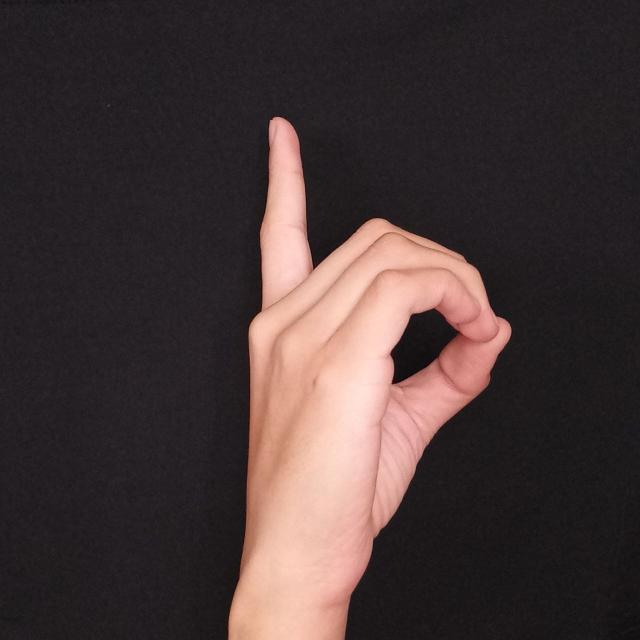
#> input picture Images/D.jpg, 1280 x 1280 px, given in place of D.jpeg, which was not available (shown at 1/2 size)
$ python etiquetadoY.py
#> lines starting #> are read from the running program, lines starting #| are printed output that depends on the picture; after the words box and inside, x2 and y2 are one past the last pixel; in counts of white or black regions, pixels touching at a corner belong together; pictures that were not available may be replaced by others from this repository, and a replacement may not be noted
#> further down, imagen is the input picture: shape (1280, 1280, 3); mean B, G, R 55.1, 55.6, 69.5
# Librerias
import cv2 as cv
import numpy as np


# Comienza algoritmo
def algoritmo_region_bordes(imagen):
    # Filtro de conservación de bordes y eliminación de ruido
    im_ruido = cv.pyrMeanShiftFiltering(imagen,sp=30,sr=50)
    tamanio_imagen('Imagen sin ruido')
    cv.imshow('Imagen sin ruido', im_ruido)

    # Escala de grises
    im_gris = cv.cvtColor(im_ruido, cv.COLOR_BGR2GRAY)

    # Binarización | Binarización de Otsu
    ret, im_binaria = cv.threshold(im_gris, 0, 255, cv.THRESH_BINARY | cv.THRESH_OTSU)
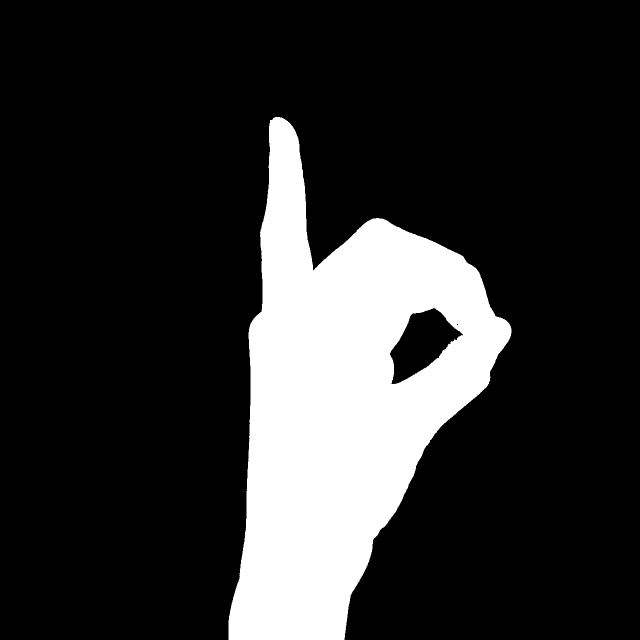
#> im_binaria: shape (1280, 1280) (shown at 1/2 size); 18.2% white; 2 white regions (1 under 20 px), largest, box (x1, y1, x2, y2) and area: (457, 234, 1023, 1280) 298424
#> ret = 111
    tamanio_imagen('Imagen binarizada')
    cv.imshow('Imagen binarizada', im_binaria)

    # Operaciones morfologicas
    kernel = cv.getStructuringElement(cv.MORPH_RECT, (3, 3))
    apertura = cv.morphologyEx(im_binaria, cv.MORPH_OPEN, kernel=kernel, iterations=2)
#> apertura: shape (1280, 1280); 18.2% white; 1 white region, box (x1, y1, x2, y2) and area: (457, 234, 1023, 1280) 298382
    dilatacion = cv.dilate(apertura, kernel, iterations=3)
#> dilatacion: shape (1280, 1280); 18.9% white; 1 white region, box (x1, y1, x2, y2) and area: (454, 231, 1026, 1280) 309826
    tamanio_imagen('Imagen dilatada')
    cv.imshow("Imagen dilatada", dilatacion)

    # Umbralización técnica de segmentación
    th, im_umbral = cv.threshold(apertura, 80, 150, cv.THRESH_BINARY_INV);
    tamanio_imagen('Imagen umbralizada')
    cv.imshow("Imagen umbralizada", im_umbral)

    # Copia de la imagen umbralizada
    im_umbral_copia = im_umbral.copy()
    tamanio_imagen('Imagen segmentada inundada')
    cv.imshow("Imagen segmentada inundada", im_umbral_copia)

    # Mascara para rellenar con 2 pixeles mayores a la imagen
    a, l = im_umbral.shape[:2]
#> a = 1280; l = 1280
    mascara = np.zeros((a+2, l+2), np.uint8)

    # Rellenando desde el punto (0, 0) al 255
    cv.floodFill(im_umbral_copia, mascara, (0,0), 255);
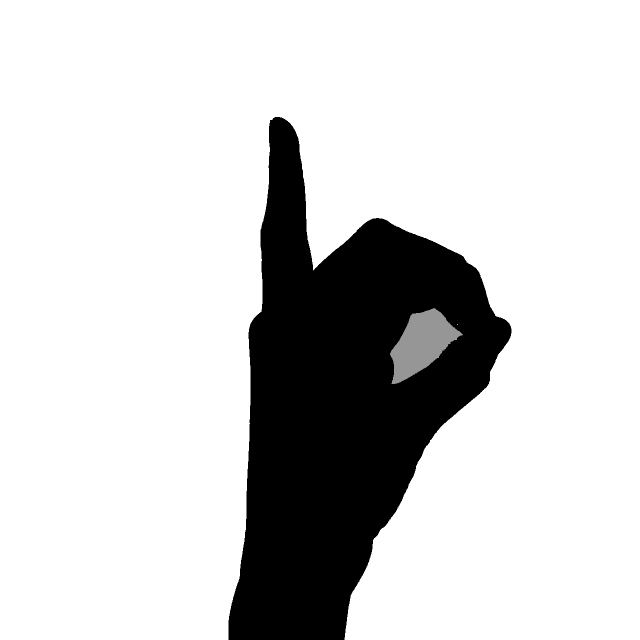
#> im_umbral_copia: shape (1280, 1280) (shown at 1/2 size); min 0, max 255, mean 207.8

    # Invertido del relleno de la imagen
    im_seg_inv = cv.bitwise_not(im_umbral_copia)
    tamanio_imagen('Imagen segmentada invertida')
    cv.imshow("Imagen segmentada invertida", im_seg_inv)

    # Combinación de imagenes para obtener imagen rellenada
    im_combinada = im_umbral | im_seg_inv
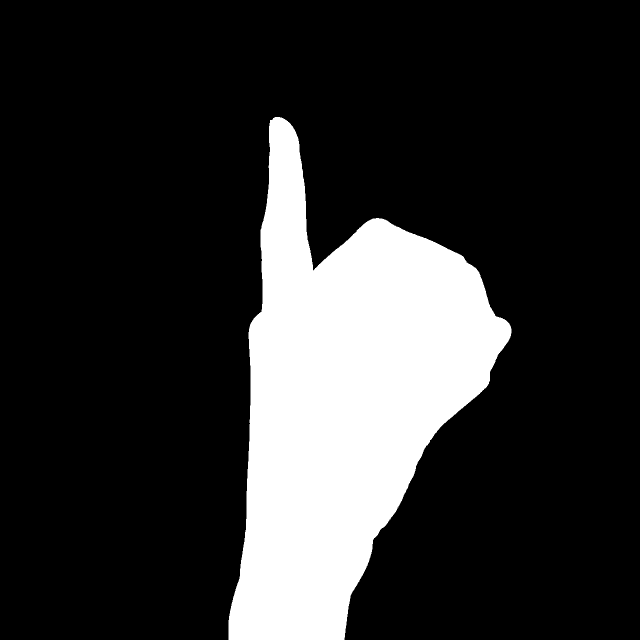
#> im_combinada: shape (1280, 1280) (shown at 1/2 size); values 150 (black) and 255 (white), 18.9% white; 1 white region, box (x1, y1, x2, y2) and area: (457, 234, 1023, 1280) 309992
    tamanio_imagen('Imagen combinada rellena')
    cv.imshow("Imagen combinada rellena", im_combinada)

    # Binarización de otsu
    ret, im_binaria2 = cv.threshold(im_combinada, 0, 255, cv.THRESH_BINARY | cv.THRESH_OTSU)
#> ret = 150
    tamanio_imagen('Imagen binaria rellena')
    cv.imshow('Imagen binaria rellena', im_binaria2)

    #Proceso de etiquetado de la imagen ---
    distancia = cv.distanceTransform(im_binaria2, cv.DIST_L2, 3)
    distancia_salida = cv.normalize(distancia, 0, 1.0, cv.NORM_MINMAX)
    # cv.imshow('distance-', dist_out * 50)--0.6,255
    ret, superficie = cv.threshold(distancia_salida, distancia_salida.max() * 0.3, 255, cv.THRESH_BINARY)
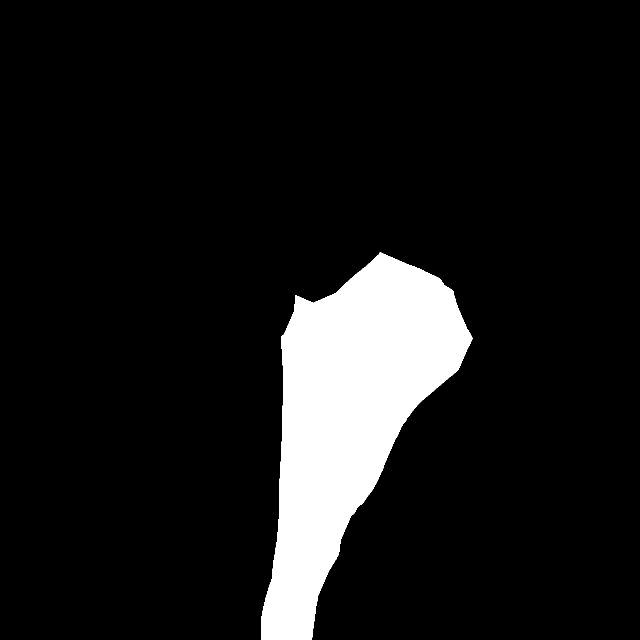
#> superficie: shape (1280, 1280) float32 (shown at 1/2 size); 9.8% white; 1 white region, box (x1, y1, x2, y2) and area: (522, 504, 945, 1280) 161186
#> ret = 0.00126

    # Marcadores de superficie a 8 bits
    superficie_8 = np.uint8(superficie)
    superficie_desconocida = cv.subtract(dilatacion, superficie_8)      #dilatacion
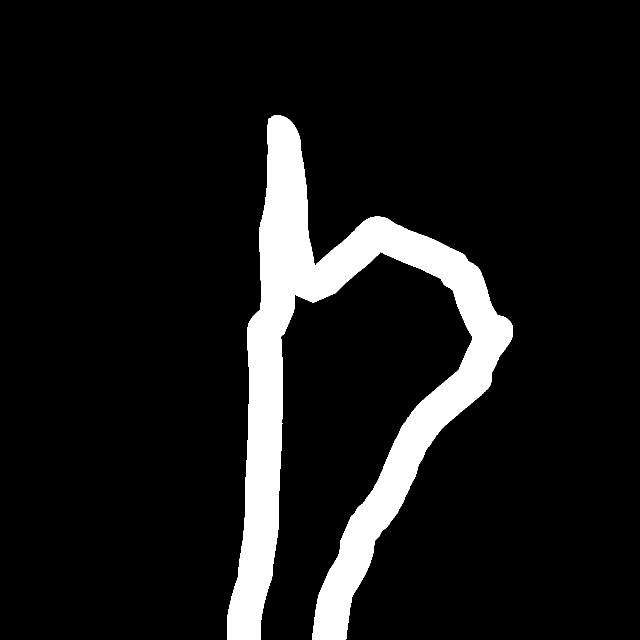
#> superficie_desconocida: shape (1280, 1280) (shown at 1/2 size); 9.7% white; 1 white region, box (x1, y1, x2, y2) and area: (454, 231, 1026, 1280) 158486
    # Etiquetado
    ret, etiquetado = cv.connectedComponents(superficie_8)
#> ret = 2
    print("Total de regiones:",ret)
#| Total de regiones: 2

    # Agregamos 1
    etiquetado = etiquetado + 1
#> etiquetado: shape (1280, 1280) int32; values 1 (black) and 2 (white), 9.8% white; 1 white region
    # Región desconocida como 0
    etiquetado[superficie_desconocida == 255] = 0

    etiquetado = cv.watershed(imagen, markers=etiquetado)
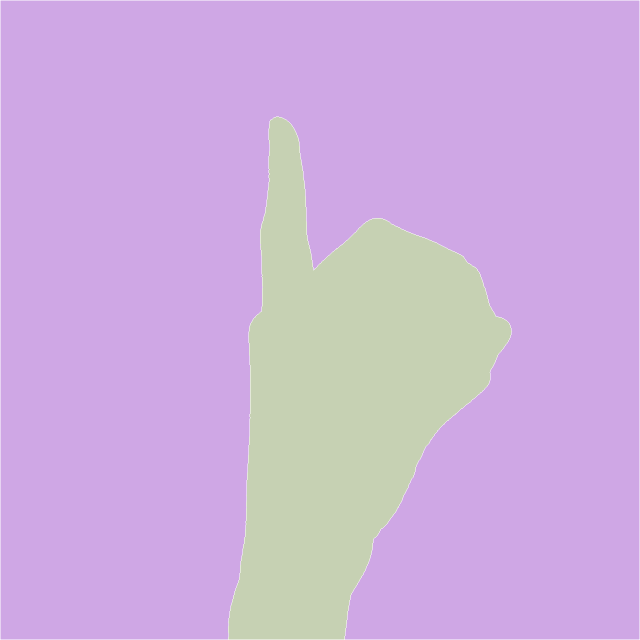
#> etiquetado: shape (1280, 1280) int32 (shown at 1/2 size); 3 distinct labels, from -1 to 2; one colour per label, 0 black, -1 white
    imagen[etiquetado == -1] = [0, 0, 255]
    tamanio_imagen('Imagen etiquetada')
    cv.imshow('Imagen etiquetada', imagen)
    #Fin etiquetado ---

    #Proceso de realzado de contorno
    contorno,ret = cv.findContours(im_binaria2, cv.RETR_TREE, cv.CHAIN_APPROX_SIMPLE)
#> contorno = 1 contour; box (x1, y1, x2, y2) and area: (457, 234, 1023, 1280) 308626; ret = [[-1, -1, -1, -1]]
    #Dibuja el contorno color lila
    cv.drawContours (imagen, contorno, -1,(128, 0, 128),3)
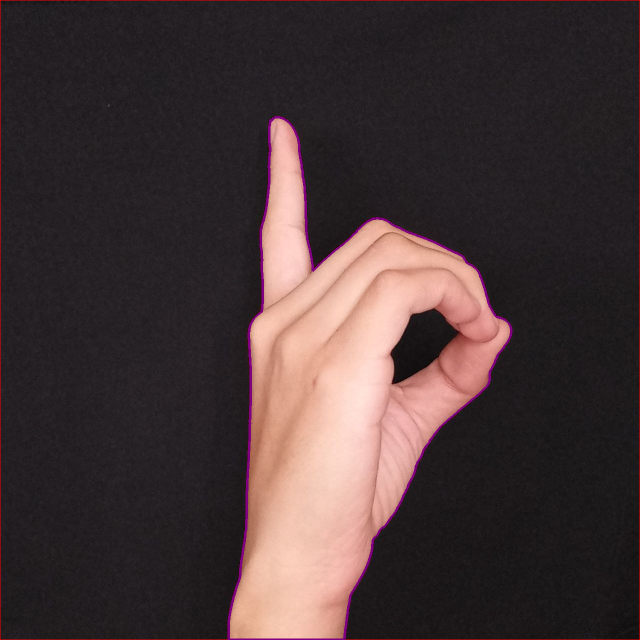
#> imagen: shape (1280, 1280, 3) (shown at 1/2 size); mean B, G, R 55.4, 54.8, 70.1
    tamanio_imagen('Imagen contorneada')
    cv.imshow('Imagen contorneada', imagen)

#Tamaño de imagen
def tamanio_imagen(nombre_imagen):
    cv.namedWindow(nombre_imagen, cv.WINDOW_NORMAL)
    cv.resizeWindow(nombre_imagen, 500, 550)


# Cargamos imagen
imagen = cv.imread('Images/D.jpeg')
tamanio_imagen('Imagen inicial')
cv.imshow('Imagen inicial', imagen)
algoritmo_region_bordes(imagen)
cv.waitKey(0)
cv.destroyAllWindows()

$ run again, with Images/A2.jpg copied over Images/D.jpg
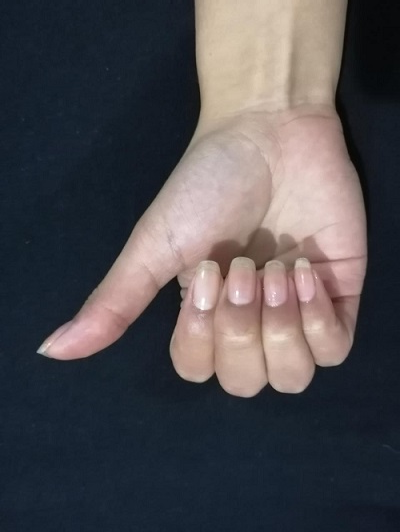
#> input picture Images/A2.jpg, 400 x 532 px, given in place of D.jpeg, which was not available
#> imagen is the input picture: shape (532, 400, 3); mean B, G, R 79.9, 76.2, 79
#> in algoritmo_region_bordes, `ret, im_binaria = cv.threshold(im_gris, 0, 255, cv.THRESH_BINARY | cv...`:
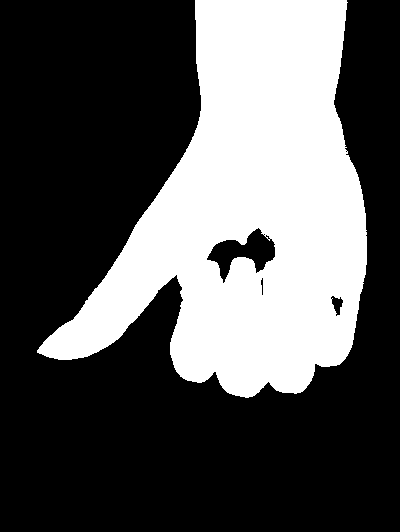
#> im_binaria: shape (532, 400); 33.7% white; 1 white region, box (x1, y1, x2, y2) and area: (37, 0, 367, 398) 71814
#> in algoritmo_region_bordes, `ret, im_binaria = cv.threshold(im_gris, 0, 255, cv.THRESH_BINARY | cv...`: ret = 102
#> apertura: shape (532, 400); 33.7% white; 1 white region, box (x1, y1, x2, y2) and area: (39, 0, 367, 397) 71759
#> dilatacion: shape (532, 400); 36.4% white; 1 white region, box (x1, y1, x2, y2) and area: (36, 0, 370, 400) 77409
#> im_combinada: shape (532, 400); values 150 (black) and 255 (white), 34.6% white; 1 white region, box (x1, y1, x2, y2) and area: (39, 0, 367, 397) 73547
#> in algoritmo_region_bordes, `ret, im_binaria2 = cv.threshold(im_combinada, 0, 255, cv.THRESH_BINARY..`: ret = 150
#> superficie: shape (532, 400) float32; 17.9% white; 1 white region, box (x1, y1, x2, y2) and area: (155, 0, 336, 363) 38164
#> in algoritmo_region_bordes, `ret, superficie = cv.threshold(distancia_salida, distancia_salida.max(..`: ret = 0.0026
#> superficie_desconocida: shape (532, 400); 18.8% white; 1 white region, box (x1, y1, x2, y2) and area: (36, 0, 370, 400) 40098
#> in algoritmo_region_bordes, `ret, etiquetado = cv.connectedComponents(superficie_8)`: ret = 2
#| Total de regiones: 2
#> in algoritmo_region_bordes, `contorno,ret = cv.findContours(im_binaria2, cv.RETR_TREE, cv.CHAIN_APP..`: contorno = 1 contour; box (x1, y1, x2, y2) and area: (39, 0, 367, 397) 72888; ret = [[-1, -1, -1, -1]]
#> in algoritmo_region_bordes, `cv.drawContours (imagen, contorno, -1,(128, 0, 128),3)`:
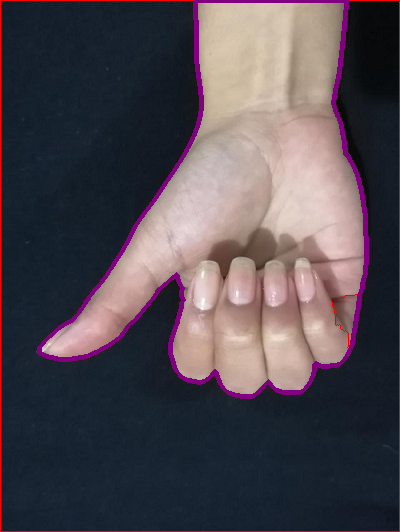
#> imagen: shape (532, 400, 3); mean B, G, R 80.8, 73.2, 81.6
